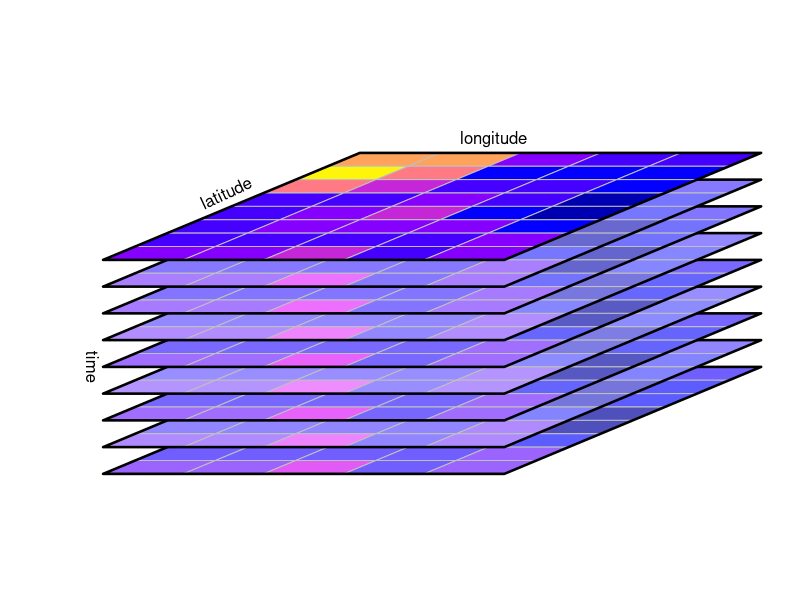

Write R code to recreate this figure.
## ---- chunk 1
# (C) 2019, Edzer Pebesma, CC-BY-SA
set.seed(1331)
library(stars) |> suppressPackageStartupMessages()
library(colorspace)
tif <- system.file("tif/L7_ETMs.tif", package = "stars")
r <- read_stars(tif)

nrow <- 5
ncol <- 8
m <- r[[1]][1:nrow,1:ncol,1]
dim(m) <- c(x = nrow, y = ncol) # named dim
s <- st_as_stars(m)
# s
attr(s, "dimensions")[[1]]$delta = 3
attr(s, "dimensions")[[2]]$delta = -.5
attr(attr(s, "dimensions"), "raster")$affine = c(-1.2, 0.0)

plt <- function(x, yoffset = 0, add, li = TRUE) {
    attr(x, "dimensions")[[2]]$offset = attr(x, "dimensions")[[2]]$offset + yoffset
    l <- st_as_sf(x, as_points = FALSE)
    pal <- sf.colors(10)
    if (li)
        pal <- lighten(pal, 0.3 + rnorm(1, 0, 0.1))
    if (! add)
        plot(l, axes = FALSE, breaks = "equal", pal = pal, reset = FALSE, border = grey(.75), key.pos = NULL, main = NULL, xlab = "time")
    else
        plot(l, axes = TRUE, breaks = "equal", pal = pal, add = TRUE, border = grey(.75))
    u <- st_union(l)
    # print(u)
    plot(st_geometry(u), add = TRUE, col = NA, border = 'black', lwd = 2.5)
}

pl <- function(s, x, y, add = TRUE, randomize = FALSE) {
  attr(s, "dimensions")[[1]]$offset = x
  attr(s, "dimensions")[[2]]$offset = y
  m <- r[[1]][y + 1:nrow,x + 1:ncol,1]
  if (randomize)
    m <- m[sample(y + 1:nrow),x + 1:ncol]
  dim(m) = c(x = nrow, y = ncol) # named dim
  s[[1]] = m
  plt(s, 0, add)
  plt(s, 1, TRUE)
  plt(s, 2, TRUE)
  plt(s, 3, TRUE)
  plt(s, 4, TRUE)
  plt(s, 5, TRUE)
  plt(s, 6, TRUE)
  plt(s, 7, TRUE)
  plt(s, 8, TRUE, FALSE)
}

plot.new()
par(mar = rep(0.5,4))
plot.window(xlim = c(-12,15), ylim = c(-5,10), asp=1)
pl(s, 0, 0)
# box()
text(-10, 0, "time", srt = -90, col = 'black')
text(-5,  6.5, "latitude", srt = 25, col = 'black')
text( 5,  8.5, "longitude", srt = 0, col = 'black')
